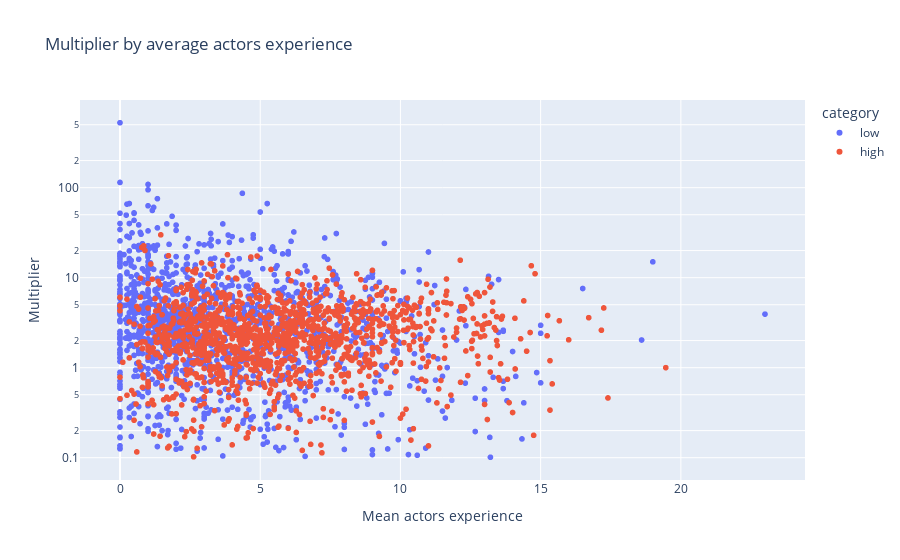

Source (notebook cell):
### Markdown cell above
### Mean actor's experience

### Code cell
# Plot the multiplier vs actor's experience

fig = px.scatter(df, x='average_actor_exp', y='multiplier', color='category',
                 labels={'average_actor_exp': 'Mean actors experience', 'multiplier': 'Multiplier'},
                 title='Multiplier by average actors experience', log_y=True)
fig.show()

### Figure 1 — Plotly figure (JSON) as saved in the notebook; plotly's stock layout.template omitted (floating-point values rounded to 4 significant figures; data arrays with more than 128 entries replaced by an {"elided": "..."} marker saying what was removed)
{"data": [{"hovertemplate": "category=low<br>Mean actors experience=%{x}<br>Multiplier=%{y}<extra></extra>", "legendgroup": "low", "marker": {"color": "#636efa", "symbol": "circle"}, "mode": "markers", "name": "low", "showlegend": true, "type": "scattergl", "x": {"elided": "1349 float values"}, "xaxis": "x", "y": {"elided": "1349 float values"}, "yaxis": "y"}, {"hovertemplate": "category=high<br>Mean actors experience=%{x}<br>Multiplier=%{y}<extra></extra>", "legendgroup": "high", "marker": {"color": "#EF553B", "symbol": "circle"}, "mode": "markers", "name": "high", "showlegend": true, "type": "scattergl", "x": {"elided": "1308 float values"}, "xaxis": "x", "y": {"elided": "1308 float values"}, "yaxis": "y"}], "layout": {"legend": {"title": {"text": "category"}, "tracegroupgap": 0}, "title": {"text": "Multiplier by average actors experience"}, "xaxis": {"anchor": "y", "domain": [0, 1], "title": {"text": "Mean actors experience"}}, "yaxis": {"anchor": "x", "domain": [0, 1], "title": {"text": "Multiplier"}, "type": "log"}}}
